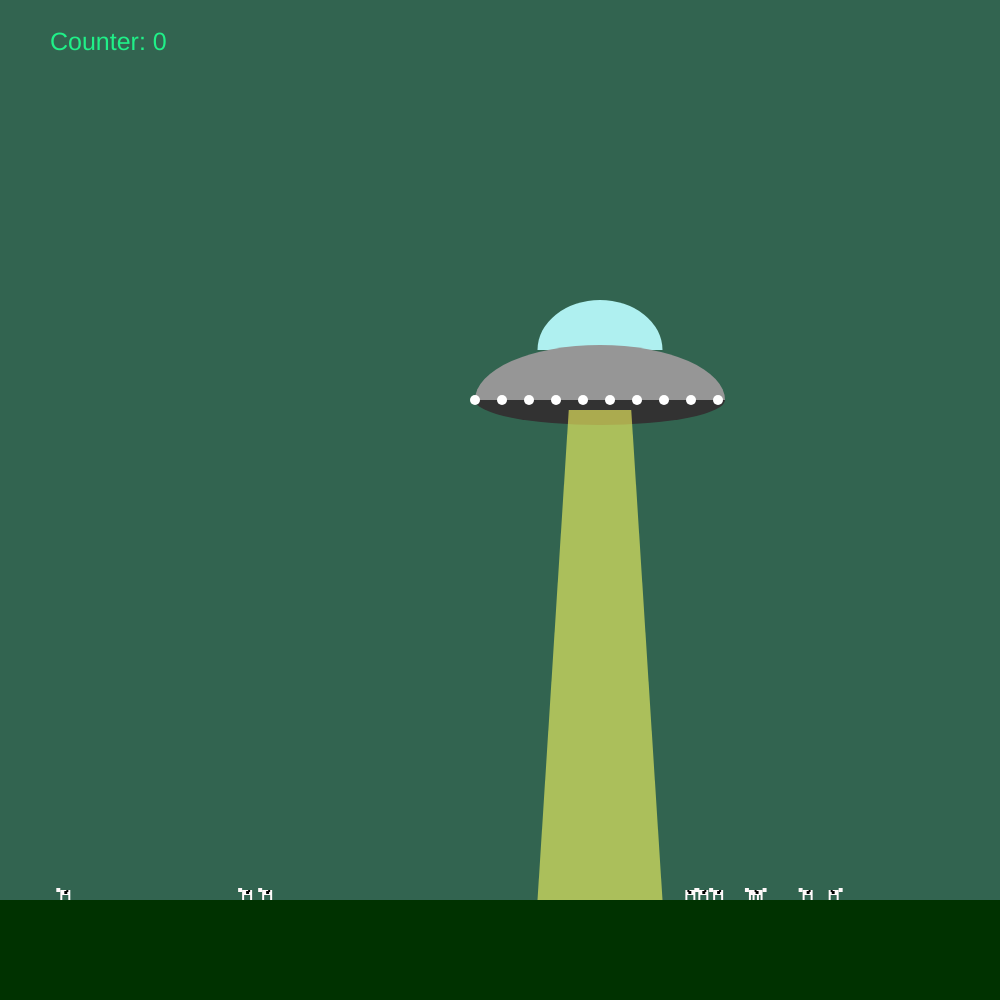
Frame 1 (no input)
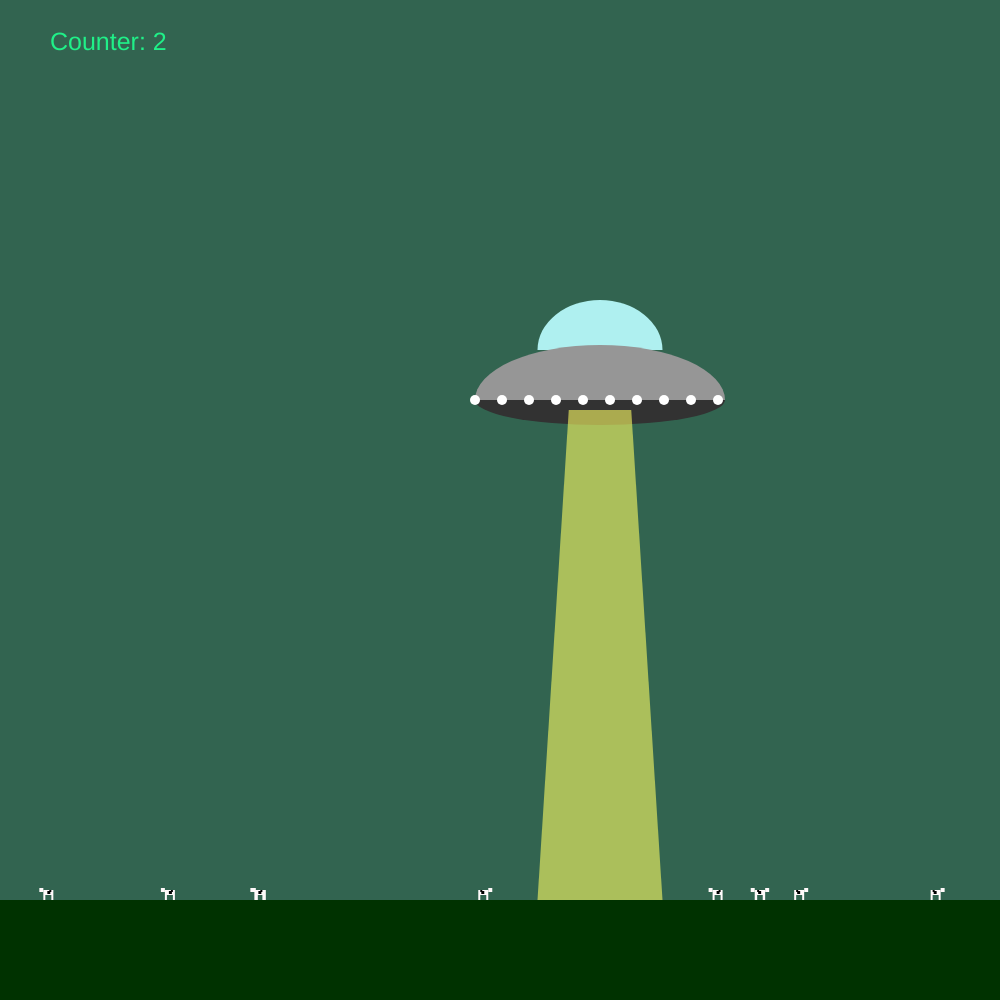
Frame 60 (no input)
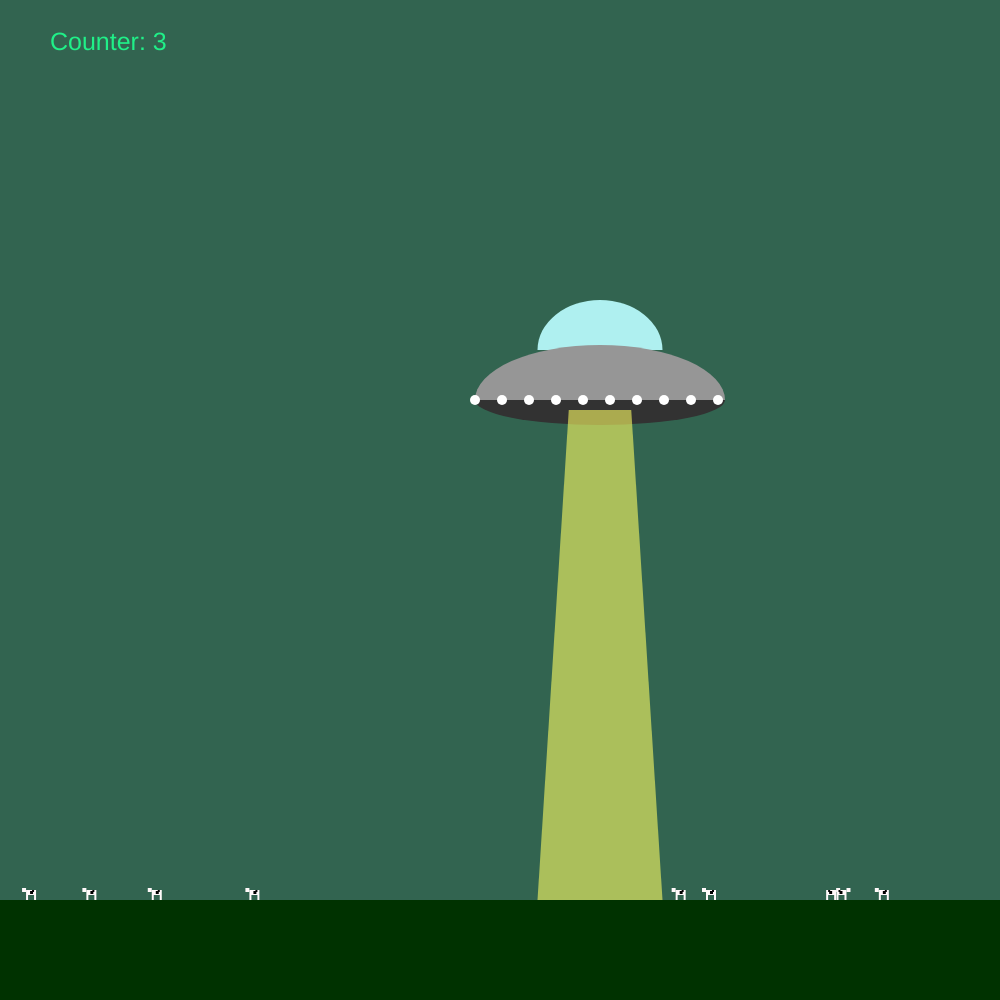
Frame 120 (the mouse pressed at the canvas centre since frame 60)

The p5.js sketch that drew these frames (run headless with seeded random() and noise() and a simulated clock; from frame 60 on, the mouse is pressed at the canvas centre):

// p5.js sketch
// ── sketch.js
let flying_nlo = {
    x: 600,
    y: 400,
    width: 250,
    height: 100,
    color_1: '#AFF0F0',
    color_2: '#969696',
    
    draw_signal: function(){
        fill(255);
        for(let i = 0; i < 10; i++)
            circle(this.x - this.width/2 + i * 27, this.y, 10);
    },

    change_pos: function(direction){
        this.x += direction;
    },

    draw_fly: function(){
        fill(this.color_1);
        arc(this.x, this.y - this.height/2, this.width/2, this.height, PI, TWO_PI);
        fill(this.color_2);
        arc(this.x, this.y, this.width, this.height + 10, PI, TWO_PI);
        fill(50);
        arc(this.x, this.y, this.width, this.height/2, 0, PI);
        this.draw_signal();  
    },

    beam: function(){
        fill(255,255,100,150);
        beginShape();
        vertex(this.x - this.width/8, this.y + 10);
        vertex(this.x + this.width/8, this.y + 10);
        vertex(this.x + this.width/4, height - 100);
        vertex(this.x - this.width/4, height - 100);
        endShape();
    }
}

let cows = [];

function Cow(x, y, direction) {
    this.x = x;
    this.y = y;
    this.direction = direction;

    this.walk = function() {
        this.x += this.direction;
    }

    this.draw = function() {
        push();
        translate(this.x, this.y);
        if (this.direction > 0) {
            scale(-1, 1);
        }

        fill(255, 250, 250);
        rect(0, -10, 10, 5);
        
        rect(0, -5, 2, 5);
        rect(8, -5, 2, 5);

        rect(-4, -12, 4, 4);
        
        fill(0);
        rect(4, -9, 3, 3);
        rect(6, -10, 2, 2);

        pop();
    }
}

function CowManager() {
    let countCows = 10;

    this.update = function() {
        while (cows.length < countCows) {
            cows.push(new Cow(random(0, width), height - 100, random(-2, 2)));
        }

        for (let i = 0; i < cows.length; i++) {
            cows[i].walk();

            if (cows[i].x > width + 100) {
                cows[i].x = 0;
            } else if (cows[i].x < -100) {
                cows[i].x = width;
            }
        }
    }

    this.draw = function() {
        for (let i = 0; i < cows.length; i++)
            cows[i].draw();
    }

    return this;
}

function checkCow() {
    for (let i = cows.length - 1; i >= 0; i--) {
        if (cows[i].x > flying_nlo.x - 70 && cows[i].x < flying_nlo.x + 70) {
            // Увеличиваем счетчик
            counter++;
            // Удаляем пойманную корову и создаем новую в случайном месте
            cows.splice(i, 1);
            cows.push(new Cow(random(0, width), height - 100, random(-2, 2)));
        }
    }
}

let counter = 0;

function setup() {
    createCanvas(1000, 1000);
    frameRate(60);
    noStroke();
}

function draw() {
    background(50,100, 80);

    let cowManager = new CowManager();
    cowManager.update();
    cowManager.draw();
    checkCow();

    fill('#20F088');
    textSize(25);
    text('Counter: ' + counter, 50, 50);

    fill(0,50,0);
    rect(0, height - 100, width, 100);

    flying_nlo.draw_fly();
    flying_nlo.beam();

    if (keyIsDown(LEFT_ARROW)) {
        flying_nlo.change_pos(-4);
    }
    if (keyIsDown(RIGHT_ARROW)) {
        flying_nlo.change_pos(4);
    }
}
